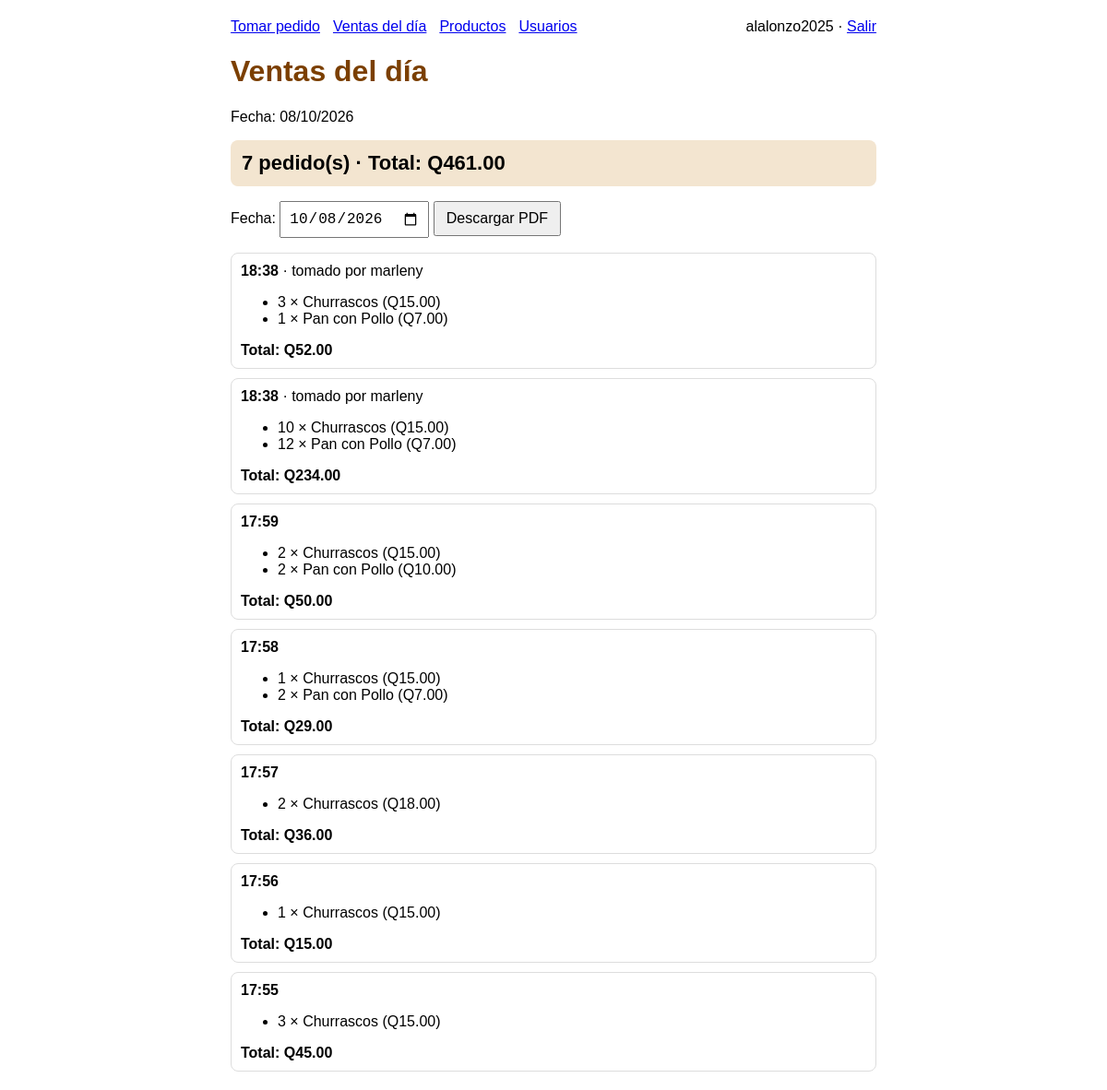
The page /ventas (signed in) on the database its author committed.
### app.py (models this page shows)
class Usuario(db.Model):
    id = db.Column(db.Integer, primary_key=True)
    usuario = db.Column(db.String(50), unique=True, nullable=False)
    clave_hash = db.Column(db.String(255), nullable=False)
    rol = db.Column(db.String(20), nullable=False, default="empleado")  # admin o empleado
    activo = db.Column(db.Boolean, default=True)

class Pedido(db.Model):
    id = db.Column(db.Integer, primary_key=True)
    fecha_hora = db.Column(db.DateTime, default=ahora)
    tomado_por = db.Column(db.String(50), default="")
    total = db.Column(db.Float, default=0)
    detalles = db.relationship("DetallePedido", backref="pedido")

class DetallePedido(db.Model):
    id = db.Column(db.Integer, primary_key=True)
    pedido_id = db.Column(db.Integer, db.ForeignKey("pedido.id"), nullable=False)
    producto_id = db.Column(db.Integer, db.ForeignKey("producto.id"), nullable=False)
    cantidad = db.Column(db.Integer, nullable=False)
    precio_vendido = db.Column(db.Float, nullable=False)
    producto = db.relationship("Producto")

class Producto(db.Model):
    id = db.Column(db.Integer, primary_key=True)
    nombre = db.Column(db.String(100), nullable=False)
    precio = db.Column(db.Float, nullable=False)
    activo = db.Column(db.Boolean, default=True)

### app.py (the view)
@app.route("/ventas")
@admin_requerido
def ventas_hoy():
    hoy = ahora().date()
    inicio_dia = datetime.combine(hoy, datetime.min.time())
    fin_dia = inicio_dia + timedelta(days=1)
    pedidos = (
        Pedido.query.filter(Pedido.fecha_hora >= inicio_dia, Pedido.fecha_hora < fin_dia)
        .order_by(Pedido.fecha_hora.desc())
        .all()
    )
    total_dia = sum(p.total for p in pedidos)
    return render_template("ventas.html", pedidos=pedidos, total_dia=total_dia, fecha=hoy)

### app.py (called while the page is built)
def ahora():
    return datetime.now(ZONA_GT).replace(tzinfo=None)

def usuario_actual():
    uid = session.get("usuario_id")
    if uid is None:
        return None
    u = db.session.get(Usuario, uid)
    if u is None or not u.activo:
        session.clear()
        return None
    return u

def admin_requerido(f):
    @wraps(f)
    def envoltura(*args, **kwargs):
        u = usuario_actual()
        if u is None:
            return redirect(url_for("login"))
        if u.rol != "admin":
            return redirect(url_for("nuevo_pedido"))
        return f(*args, **kwargs)
    return envoltura

@app.before_request
def verificar_configuracion():
    if request.endpoint in (None, "static", "configurar"):
        return
    if Usuario.query.first() is None:
        return redirect(url_for("configurar"))

### templates/ventas.html (shortened to what this page needs)
<!DOCTYPE html>
<html lang="es">
<head>
</head>
<body>
  {% include "menu.html" %}
  <h1>Ventas del día</h1>
  <p>Fecha: {{ fecha.strftime('%d/%m/%Y') }}</p>
  <div class="total-dia">
    {{ pedidos|length }} pedido(s) · Total: Q{{ '%.2f'|format(total_dia) }}
  </div>
  <form action="{{ url_for('reporte_pdf') }}" method="get" style="margin-bottom: 16px;">
    <label>Fecha:
      <input type="date" name="fecha" value="{{ fecha.strftime('%Y-%m-%d') }}"
             style="padding: 8px; font-size: 16px;">
    </label>
    <button type="submit" style="padding: 8px 12px; font-size: 16px;">Descargar PDF</button>
  </form>
  {% for pedido in pedidos %}
    <div class="pedido">
      <strong>{{ pedido.fecha_hora.strftime('%H:%M') }}</strong>
      {% if pedido.tomado_por %} · tomado por {{ pedido.tomado_por }}{% endif %}
      <ul>
        {% for d in pedido.detalles %}
          <li>{{ d.cantidad }} × {{ d.producto.nombre }} (Q{{ '%.2f'|format(d.precio_vendido) }})</li>
        {% endfor %}
      </ul>
      <strong>Total: Q{{ '%.2f'|format(pedido.total) }}</strong>
    </div>
  {% else %}
    <p>Todavía no hay pedidos hoy.</p>
  {% endfor %}
</body>
</html>

### templates/menu.html
<nav style="margin-bottom: 16px; display: flex; gap: 14px; flex-wrap: wrap; align-items: center;">
  <a href="{{ url_for('nuevo_pedido') }}">Tomar pedido</a>
  {% if session.get('rol') == 'admin' %}
    <a href="{{ url_for('ventas_hoy') }}">Ventas del día</a>
    <a href="{{ url_for('productos') }}">Productos</a>
    <a href="{{ url_for('usuarios') }}">Usuarios</a>
  {% endif %}
  <span style="margin-left: auto;">
    {{ session.get('usuario') }} · <a href="{{ url_for('logout') }}">Salir</a>
  </span>
</nav>

### templates/ventas.html (style rules this page uses)
body { font-family: Arial, sans-serif; max-width: 700px; margin: 20px auto; padding: 0 12px; }
h1 { color: #7b3f00; }
.pedido { border: 1px solid #ddd; border-radius: 8px; padding: 10px; margin-bottom: 10px; }
.total-dia { font-size: 22px; font-weight: bold; background: #f3e5d0; padding: 12px; border-radius: 8px; margin-bottom: 16px; }

### rows shown on the page
Usuario: get "alalonzo2025"
Pedido: fecha_hora "18:38", tomado_por "marleny", total "52.00"
DetallePedido: cantidad "3", producto.nombre "Churrascos", precio_vendido "15.00"
DetallePedido: cantidad "1", producto.nombre "Pan con Pollo", precio_vendido "7.00"
Pedido: fecha_hora "18:38", tomado_por "marleny", total "234.00"
DetallePedido: cantidad "10", producto.nombre "Churrascos", precio_vendido "15.00"
DetallePedido: cantidad "12", producto.nombre "Pan con Pollo", precio_vendido "7.00"
Pedido: fecha_hora "17:59", total "50.00"
DetallePedido: cantidad "2", producto.nombre "Churrascos", precio_vendido "15.00"
DetallePedido: cantidad "2", producto.nombre "Pan con Pollo", precio_vendido "10.00"
Pedido: fecha_hora "17:58", total "29.00"
DetallePedido: cantidad "1", producto.nombre "Churrascos", precio_vendido "15.00"
DetallePedido: cantidad "2", producto.nombre "Pan con Pollo", precio_vendido "7.00"
Pedido: fecha_hora "17:57", total "36.00"
DetallePedido: cantidad "2", producto.nombre "Churrascos", precio_vendido "18.00"
Pedido: fecha_hora "17:56", total "15.00"
DetallePedido: cantidad "1", producto.nombre "Churrascos", precio_vendido "15.00"
Pedido: fecha_hora "17:55", total "45.00"
DetallePedido: cantidad "3", producto.nombre "Churrascos", precio_vendido "15.00"

### other values the page prints
{{ fecha.strftime('%d/%m/%Y') }} "08/10/2026"
{{ pedidos|length }} "7"
{{ '%.2f'|format(total_dia) }} "461.00"
